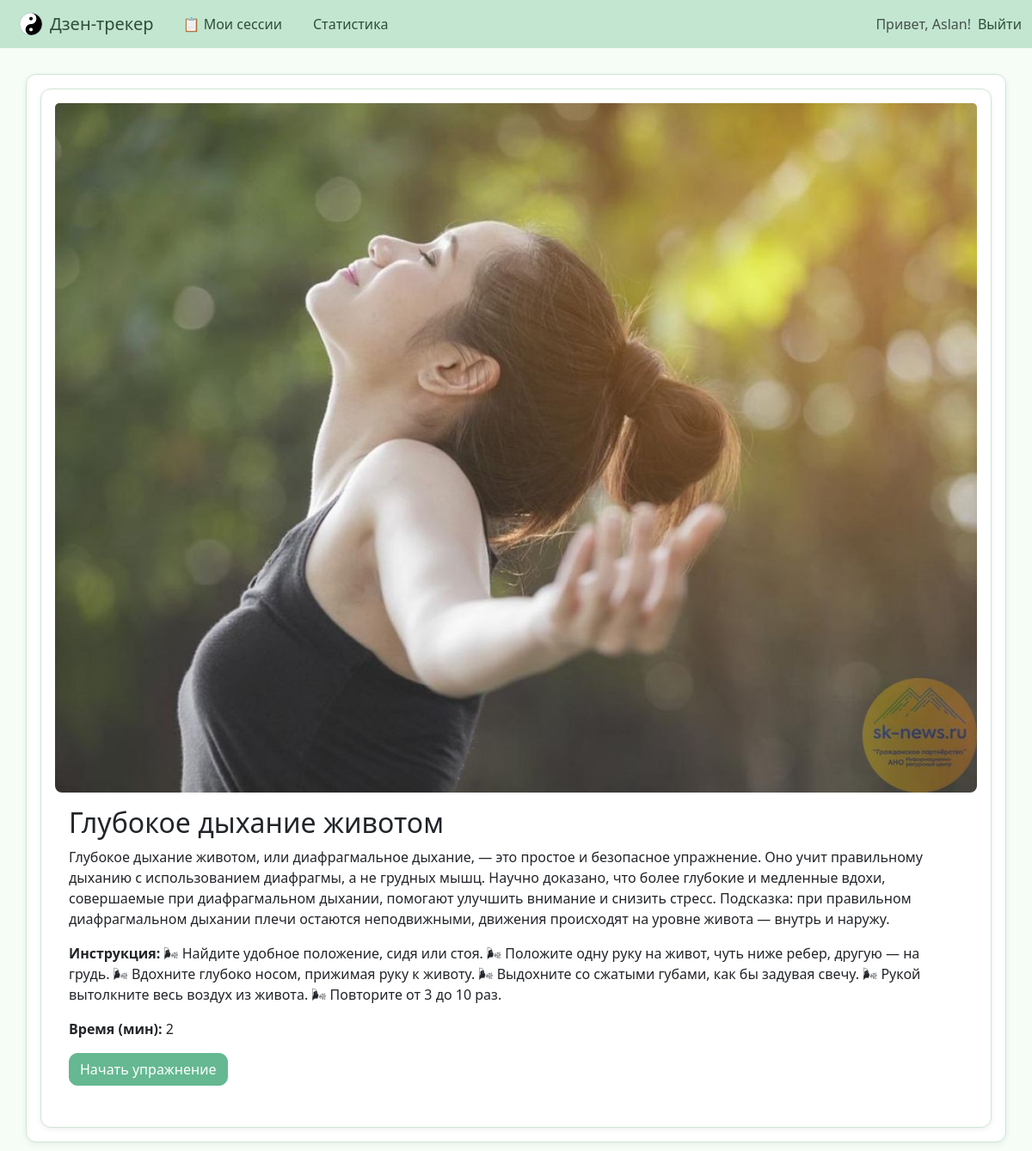
The app's page /breathing/1/ (signed in) with its own data.
### tracker/models.py (models this page shows, shortened)
class BreathingExercise(models.Model):
    title = models.CharField(max_length=255)
    description = models.TextField()
    image = models.ImageField(upload_to='meditation_images/', null=True, blank=True)
    instructions = models.TextField(blank=True, null=True)
    duration = models.PositiveIntegerField(help_text="Длительность в минутах")

### tracker/views.py (the view, shortened to what this page needs)
# urls.py: path('breathing/<int:pk>/', views.BreathingDetailView.as_view(), name='breathing_detail'),
class BreathingDetailView(LoginRequiredMixin, DetailView):
    model = BreathingExercise
    template_name = 'breathing_detail.html'
    context_object_name = 'exercise'

### templates/breathing_detail.html (shortened to what this page needs)
{% extends 'base.html' %}
{% block content %}
<div class="card">
    {% if exercise.image %}
        <img src="{{ exercise.image.url }}" class="card-img-top" alt="{{ exercise.title }}">
    {% endif %}
    <div class="card-body">
        <h2 class="card-title">{{ exercise.title }}</h2>
        <p class="card-text">{{ exercise.description }}</p>
        <p><strong>Инструкция:</strong> {{ exercise.instructions }}</p>
        <p><strong>Время (мин):</strong> {{ exercise.duration }}</p>
        <form method="post" action="{% url 'start_breathing_session' exercise.pk %}">
            <button type="submit" class="btn btn-success">Начать упражнение</button>
        </form>
    </div>
</div>
{% endblock %}

### templates/partials/navbar.html (shortened to what this page needs)
{% load static %}
<nav class="navbar navbar-expand-lg navbar-light bg-grey mb-4">
  <div class="container-fluid">
    <a class="navbar-brand d-flex align-items-center gap-2" href="{% url 'home' %}">
  <img src="{% static 'images/icon.png' %}" alt="Логотип" width="28" height="28" class="d-inline-block align-text-top">
  Дзен-трекер
    </a>
    <div class="collapse navbar-collapse" id="navbarNav">
      <ul class="navbar-nav me-auto">
        {% if user.is_authenticated %}
        <li class="nav-item">
          <a class="nav-link" href="{% url 'restsession_list' %}">📋 Мои сессии</a>
        </li>
        {% endif %}
        <a href="{% url 'statistics' %}" class="nav-link">Статистика</a>
      </ul>
      <ul class="navbar-nav">
        {% if user.is_authenticated %}
        <li class="nav-item">
          <span class="navbar-text me-2">Привет, {{ user.username }}!</span>
       <li class="nav-item">
            <form method="post" action="{% url 'logout' %}" style="display: inline;">
              <button type="submit" class="btn nav-link" style="background: none; border: none; padding: 0; color: #0d6efd;">
                Выйти
              </button>
            </form>
          </li>
        {% endif %}
      </ul>
    </div>
  </div>
</nav>

### static/styles.css (style rules this page uses)
body { font-family: Arial, sans-serif; background-color: #f4f4f4; color: #333; margin: 0; padding: 0; }
nav { background: #333; color: white; padding: 10px; text-align: center; }
nav a { color: white; margin: 0 10px; text-decoration: none; }

### static/pastel.css (style rules this page uses)
body { background-color: #f5fdf6; color: #2e4e36; font-family: 'Segoe UI', sans-serif; }
h1, h2, h3, h4, h5 { color: #2f5e45; }
.container, .card, .list-group-item { background-color: #ffffff; border: 1px solid #d0e5d5; border-radius: 12px; padding: 1rem; box-shadow: 0 2px 6px rgba(46, 78, 54, 0.08); }
.btn { border-radius: 10px; font-weight: 500; transition: background-color 0.3s ease; }
.btn-success { background-color: #65b891; border-color: #65b891; color: white; }
img { border-radius: 8px; }
a { color: #397d5d; }
.navbar { background-color: #c3e6d1; }
.navbar-brand, .nav-link { color: #2e4e36 !important; }

### records on screen
BreathingExercise: image (picture), title "Глубокое дыхание животом", description "Глубокое дыхание животом, или диафрагмальное дыхание, — это простое и безопасное упражнение. Оно учит правильному дыханию с использованием диафрагмы, а не грудных мышц. Научно доказано, что более глубокие и медленные вдохи, совершаемые при диафрагмальном дыхании, помогают улучшить внимание и снизить стресс. Подсказка: при правильном диафрагмальном дыхании плечи остаются неподвижными, движения происходят на уровне живота — внутрь и наружу.", instructions "🌬 Найдите удобное положение, сидя или стоя. 🌬 Положите одну руку на живот, чуть ниже ребер, другую — на грудь. 🌬 Вдохните глубоко носом, прижимая руку к животу. 🌬 Выдохните со сжатыми губами, как бы задувая свечу. 🌬 Рукой вытолкните весь воздух из живота. 🌬 Повторите от 3 до 10 раз.", duration "2"

### other values on screen
{{ user.username }} "Aslan"
